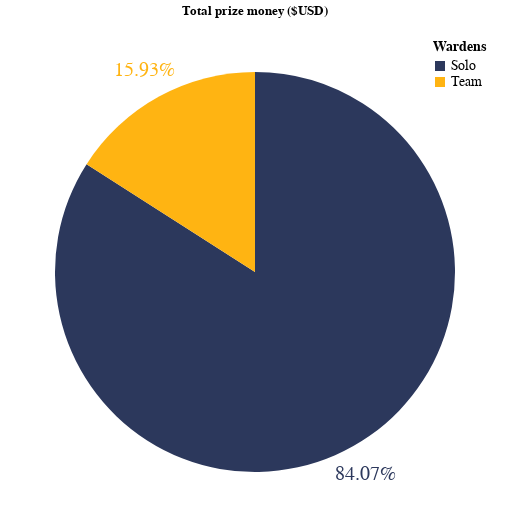

The notebook cell this image was saved under:
### Code cell
(total_prize_pie + total_prize_labels).properties(
    title="Total prize money ($USD)",
    width=2.5*pie_radius,
    height=2.5*pie_radius
).add_selection(
    period_selector
).transform_filter(
    period_selector
)

### Figure 1 — Vega-Lite specification as saved in the notebook (floating-point values rounded to 4 significant figures; data arrays with more than 128 entries replaced by an {"elided": "..."} marker saying what was removed)
{"config": {"view": {"continuousWidth": 400, "continuousHeight": 300}}, "layer": [{"mark": {"type": "arc", "outerRadius": 200}, "encoding": {"color": {"field": "is_team", "legend": {"labelFontSize": 14, "orient": "top-right", "symbolType": "square", "title": "Wardens", "titleFontSize": 14}, "scale": {"range": ["#2c385c", "#ffb412"]}, "type": "nominal"}, "theta": {"aggregate": "sum", "field": "prize_money", "stack": true, "type": "quantitative"}, "tooltip": [{"field": "is_team", "type": "nominal"}, {"field": "sum_prize_money", "format": "$,", "type": "quantitative"}, {"field": "prize_share", "format": ".2%", "type": "quantitative"}]}, "selection": {"period_selector": {"type": "single", "fields": ["period"], "bind": {"input": "select", "options": ["2022", "2021", "LAST 60 DAYS", "LAST 90 DAYS", "ALL TIME"], "name": "Select a period:"}, "init": {"period": "ALL TIME"}}}, "transform": [{"joinaggregate": [{"op": "sum", "field": "prize_money", "as": "total_prize_money"}]}, {"calculate": "datum.sum_prize_money / datum.total_prize_money", "as": "prize_share"}]}, {"mark": {"type": "text", "radius": 230.0, "size": 20.0}, "encoding": {"color": {"field": "is_team", "legend": {"labelFontSize": 14, "orient": "top-right", "symbolType": "square", "title": "Wardens", "titleFontSize": 14}, "scale": {"range": ["#2c385c", "#ffb412"]}, "type": "nominal"}, "text": {"field": "prize_share", "format": ".2%", "type": "nominal"}, "theta": {"aggregate": "sum", "field": "prize_money", "stack": true, "type": "quantitative"}, "tooltip": [{"field": "is_team", "type": "nominal"}, {"field": "sum_prize_money", "format": "$,", "type": "quantitative"}, {"field": "prize_share", "format": ".2%", "type": "quantitative"}]}, "transform": [{"joinaggregate": [{"op": "sum", "field": "prize_money", "as": "total_prize_money"}]}, {"calculate": "datum.sum_prize_money / datum.total_prize_money", "as": "prize_share"}]}], "data": {"name": "data-ba299a9b24d418be656f252f36a5dca8"}, "height": 500.0, "title": "Total prize money ($USD)", "transform": [{"filter": {"selection": "period_selector"}}], "width": 500.0, "$schema": "https://vega.github.io/schema/vega-lite/v4.17.0.json", "datasets": {"data-ba299a9b24d418be656f252f36a5dca8": {"elided": "1289 records"}}}
